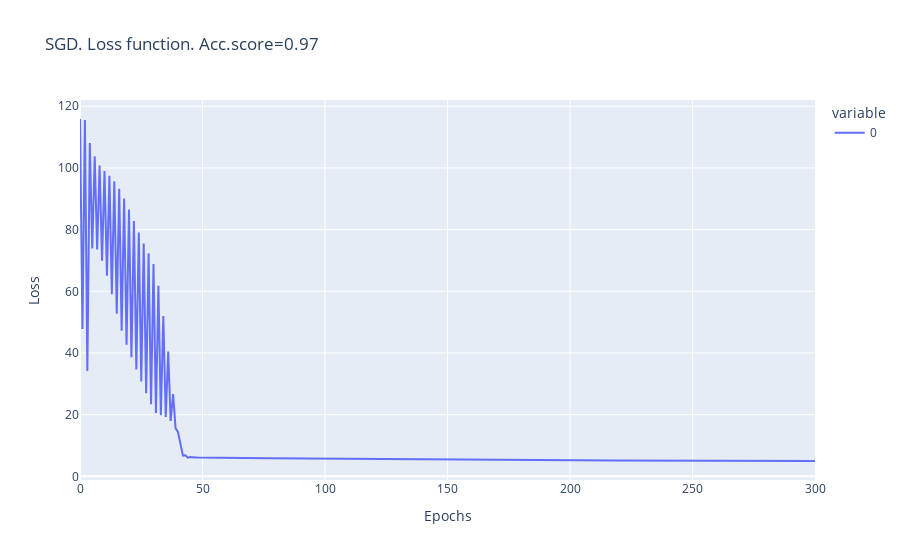

The notebook cell saved with this chart:
### Markdown cell above
### SGD optimization

### Code cell
lr = Logistic_Regression()
XX = np.concatenate((np.ones((X.shape[0], 1)), X), axis=1) 

losses= lr.fit(X, y - 1, epochs=301, lr=.01, batch_size=30)
acc_sc = accuracy_score(lr.predict(XX), y - 1)
fig=px.line(losses, title=  "SGD. Loss function. Acc.score=" + str(acc_sc))
fig.update_layout(yaxis_title="Loss",
                xaxis_title = 'Epochs')
fig.show()

### Figure 1 — Plotly figure (JSON) as saved in the notebook; plotly's stock layout.template omitted (floating-point values rounded to 4 significant figures; data arrays with more than 128 entries replaced by an {"elided": "..."} marker saying what was removed)
{"data": [{"hovertemplate": "variable=0<br>index=%{x}<br>value=%{y}<extra></extra>", "legendgroup": "0", "line": {"color": "#636efa", "dash": "solid"}, "marker": {"symbol": "circle"}, "mode": "lines", "name": "0", "orientation": "v", "showlegend": true, "type": "scatter", "x": {"elided": "301 int values"}, "xaxis": "x", "y": {"elided": "301 float values"}, "yaxis": "y"}], "layout": {"legend": {"title": {"text": "variable"}, "tracegroupgap": 0}, "title": {"text": "SGD. Loss function. Acc.score=0.97"}, "xaxis": {"anchor": "y", "domain": [0, 1], "title": {"text": "Epochs"}}, "yaxis": {"anchor": "x", "domain": [0, 1], "title": {"text": "Loss"}}}}
